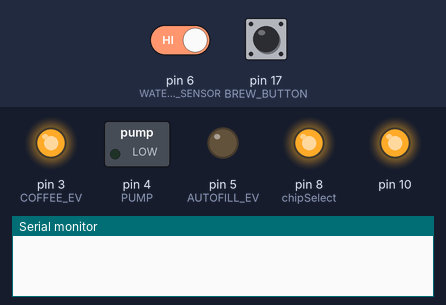
Bench run of a sketch on a simulated Arduino Uno, built with avr-gcc and run on an emulated ATmega328P. Parts: switched loads named in the sketch (green lamp = pin HIGH), output pins drawn as LEDs (lit = HIGH), the last lines printed to the serial monitor. Inputs (shaded band) come from the test bench; at power-on: pin 6 (WATER_LEVEL_SENSOR) HIGH, pin 17 (BREW_BUTTON) HIGH.

Above: at 1.2 s.
1.3 s: pin 6 (WATER_LEVEL_SENSOR) driven LOW
At 5.62 s:
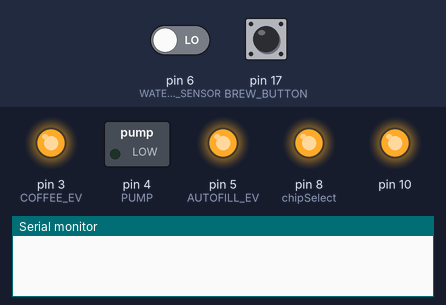
At 6.9 s:
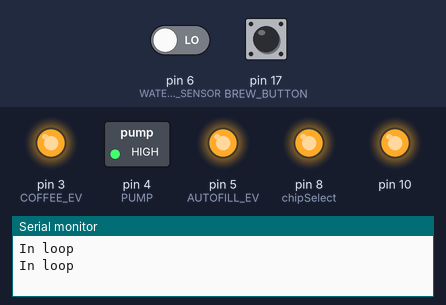
7.2 s: pin 17 (BREW_BUTTON) pulled LOW for 1 s
At 8.2 s:
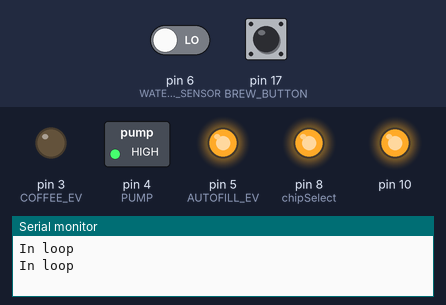
Timing chart, 0 to 24.2 s (numbered marks = the images above; inputs shaded):
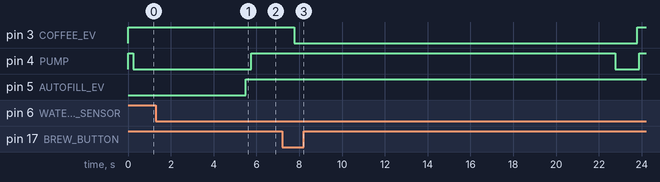

The sketch:

Diva_spresso_v1.ino
```cpp
#include "Wire.h"


// Arduino version compatibility Pre-Compiler Directives
/*#if defined(ARDUINO) && ARDUINO >= 100   // Arduino v1.0 and newer
  #define I2C_WRITE Wire.write
  #define I2C_READ Wire.read
#else                                   // Arduino Prior to v1.0
  #define I2C_WRITE Wire.send
  #define I2C_READ Wire.receive
#endif
*/

// Global Variables
int command = 0;       // This is the command char, in ascii form, sent from the serial port
int i,now;
long previousMillis = 0;        // will store last time Temp was updated
const int chipSelect = 8;
boolean fillTimeout = false;
boolean pullingShot = false;
long int shotStart, shotFinish;
const int BREW_BUTTON = 17;
const int WATER_LEVEL_SENSOR = 6;
const int AUTOFILL_EV = 5;
const int PUMP = 4;
const int COFFEE_EV = 3;
// Connect via i2c, default address #0 (A0-A2 not jumpered)


//-----------------------------------------------------------------------------------------//
void setup() {
  Wire.begin();
  Serial.begin(9600);


  // pins used as inputs with pullup
  pinMode(WATER_LEVEL_SENSOR, INPUT);
  digitalWrite(WATER_LEVEL_SENSOR, HIGH);
  pinMode(BREW_BUTTON, INPUT);
  digitalWrite(BREW_BUTTON, HIGH);

  // pins used as outputs
  // LOW = relay energized
  pinMode(AUTOFILL_EV, OUTPUT);
  digitalWrite(AUTOFILL_EV, HIGH);
  pinMode(PUMP, OUTPUT);
  digitalWrite(PUMP, HIGH);
  pinMode(COFFEE_EV, OUTPUT);
  digitalWrite(COFFEE_EV, HIGH);

  // required for SD card library?
   pinMode(10, OUTPUT);
  digitalWrite(10, HIGH);
    pinMode(chipSelect, OUTPUT);
  digitalWrite(chipSelect, HIGH);

  // see if the card is present and can be initialized:
 /* if (!SD.begin(chipSelect)) {
    Serial.println("Card failed, or not present");
    // don't do anything more:
    return;
  }
  Serial.println("card initialized."); */
}
//-----------------------------------------------------------------------------------------//
void loop() {

check_water_level();
check_brew_button();

Serial.println("In loop");
if(!digitalRead(BREW_BUTTON) && pullingShot)
{


  Serial.println((millis()-shotStart)/1000);
}

  delay(1000);
}
//--------------------------------------------------------------
void check_brew_button()
{
  if(!digitalRead(BREW_BUTTON) && !pullingShot)
  {
    delay(20); // debounce
    if(!digitalRead(BREW_BUTTON) && !pullingShot)
    {
      //turn on brew and pump solenoid
      pullingShot = true;
      shotStart = millis();
      digitalWrite(COFFEE_EV, LOW);


      delay(15000);


      digitalWrite(PUMP, LOW);
      Serial.println("Brew On");


    }
    return;
  }
  if(digitalRead(BREW_BUTTON) && pullingShot)
  {
    delay(20); // debounce
    if(digitalRead(BREW_BUTTON) && pullingShot)
    {
      //turn off brew and pump solenoid
      pullingShot = false;
      shotFinish = millis();
      digitalWrite(COFFEE_EV, HIGH);
      delay(100);
      digitalWrite(PUMP, HIGH);
      Serial.println("Brew Off");
     return;
    }
  }
}
//-----------------------------------------------------------------------
// water level sense
//-----------------------------------------------------------------------
// If the pin is configured as an INPUT, writing a HIGH value with digitalWrite() will enable an internal 20K pullup resistor (see the tutorial on digital pins).
//  Writing LOW will disable the pullup.
//  using pin D6
//
//--------------------------------------------------------------
void check_water_level()
{

if(digitalRead(WATER_LEVEL_SENSOR) && !pullingShot)  // HIGH means probe (pullup) not grounded so water level is low - don't fill if in the middle of a shot
{
   autoFill();
}
}


//---------------------------------------------------------
// LOW = level touching |
// HIGH = not touching  |
//---------------------------------------------------------
// WATER_LEVEL_SENSOR   |  fillTimeout  | Action
//---------------------------------------------------------
//                LOW   |  LOW          | don't fill
//                LOW   |  HIGH         | don't fill
//               HIGH   |  LOW          | fill
//               HIGH   |  HIGH         | don't fill
//----------------------------------------------------------
void autoFill()
{
  long lwait;
  lwait = millis()+20000; // wait up to 20 seconds to fill

  // debug
  //Serial.println("in autoFill");
  //Serial.println((digitalRead(WATER_LEVEL_SENSOR) && !fillTimeout));

  while((digitalRead(WATER_LEVEL_SENSOR)) && !fillTimeout)
  {
     digitalWrite(AUTOFILL_EV, LOW);
     delay(250); // stagger relays on to minimize current spikes
     digitalWrite(PUMP, LOW);

     if((long)(millis()-lwait)>=0)
     {
       fillTimeout = true;
     }

    if(fillTimeout){
       digitalWrite(AUTOFILL_EV, HIGH);
       delay(250);
       digitalWrite(PUMP, HIGH);
       Serial.println("fill timeout!!!!!!!!!!!!!!!!");
       return;
    }
    if (!digitalRead(WATER_LEVEL_SENSOR))
    {
       // fill for four seconds past just touching probe
       delay(4000);
       // turn off
       digitalWrite(AUTOFILL_EV, HIGH);
       delay(250);
       digitalWrite(PUMP, HIGH);
       return;
    }
  }
}
//*****************************************************The End***********************
```

Measured:
- after the input at 1.3 s, pin 4 (PUMP): LOW → HIGH after 4.5 s; pin 5 (AUTOFILL_EV): LOW → HIGH after 4.2 s
- after the input at 7.2 s, pin 3 (COFFEE_EV): HIGH → LOW after 0.57 s, → HIGH 16.0 s later; pin 4 (PUMP): HIGH → LOW after 15.6 s, → HIGH 1.1 s later
